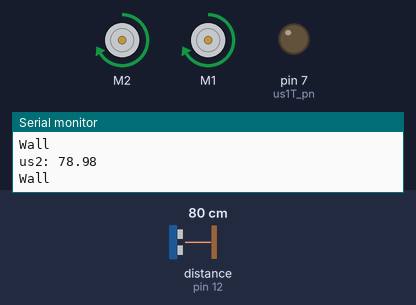
A sketch run on a simulated Arduino Uno, built with avr-gcc and run on an emulated ATmega328P. Parts: 2 × DC motor (green arrow = forward, orange = backward, longer = faster), output pins drawn as LEDs (lit = HIGH), the last lines printed to the serial monitor. Wiring (inferred from the names in the program): ultrasonic range finder: trigger pin 13; echo pin 12. The inputs (shaded band) are chosen by the test bench; at power-on: distance to the obstacle (sensor on pin 12) 80 cm. The echo pulse lasts 58.3 µs per cm; pins used as bus, display or sensor lines are not drawn.

Above: at 1.2 s.
1.3 s: distance to the obstacle (sensor on pin 12) set to 15 cm
2.8 s: distance to the obstacle (sensor on pin 12) set to 11 cm
At 3.6 s:
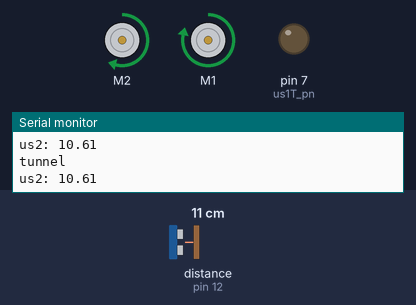
4.4 s: distance to the obstacle (sensor on pin 12) set to 2 cm
At 4.9 s:
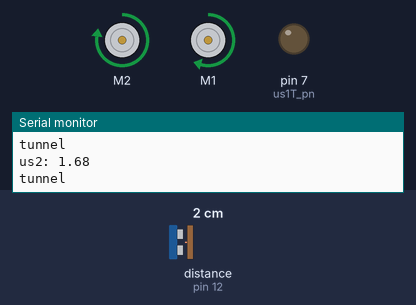
5.9 s: distance to the obstacle (sensor on pin 12) set to 4 cm
At 6.4 s:
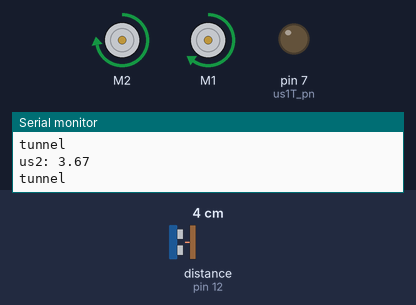
7.5 s: distance to the obstacle (sensor on pin 12) set to 9 cm
At 7.8 s:
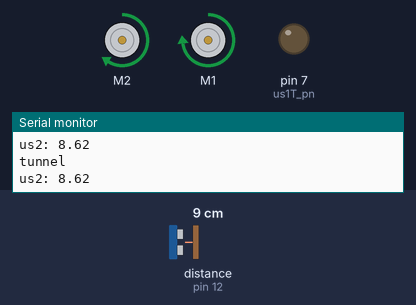
9.0 s: distance to the obstacle (sensor on pin 12) set to 18 cm
At 10.4 s:
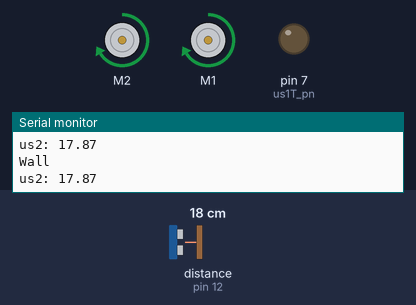
Timing chart, 0 to 12.0 s (numbered marks = the images above; inputs shaded):
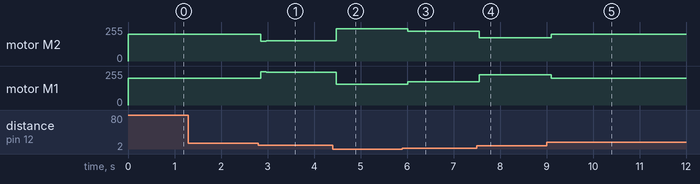

The sketch:

us_tunnel_pid.ino
```cpp
#include <Wire.h>
#include <Adafruit_MotorShield.h>
#include "utility/Adafruit_MS_PWMServoDriver.h"

//side ultrasonic sensors
const int us1E_pn = 6; // purple wire
const int us1T_pn = 7; // yellow wire
const int us2E_pn = 12; // yellow wire
const int us2T_pn = 13; // green wire
bool flag_nav;

int loop_count = 0;

// reference link: https://create.arduino.cc/projecthub/anova9347/line-follower-robot-with-pid-controller-cdedbd


/*************************************************************************
   setup the motor and create the DC motor object
 *************************************************************************/

Adafruit_MotorShield AFMS = Adafruit_MotorShield(); // Create the Adafruit_MotorShield object
Adafruit_DCMotor *Rwheel = AFMS.getMotor(1);        // RIHGT
Adafruit_DCMotor *Lwheel = AFMS.getMotor(2);        // LEFT


/*************************************************************************
   PID control system variables
 *************************************************************************/
float Kp = 10; // related to the proportional control term;
// change the value by trial-and-error (ex: 0.07).
float Ki = 0.0; // related to the integral control term;
// change the value by trial-and-error (ex: 0.0008).
float Kd = 0.0; // related to the derivative control term;
// change the value by trial-and-error (ex: 0.6).
float P;
float I;
float D;
float distance_tunnel = 6;


/*************************************************************************
   Global variables
 *************************************************************************/
float lastError = 0;
float us1_distance;
float us2_distance = 200;

/*************************************************************************
  Motor speed variables (choose between 0 - no speed, and 255 - maximum speed)
*************************************************************************/
const float maxspeedR = 250.0;
const float maxspeedL = 250.0;
const float basespeedR = 200.0;
const float basespeedL = 200.0;


void setup() {
  pinMode(us1E_pn, INPUT);
  pinMode(us1T_pn, OUTPUT);
  pinMode(us2E_pn, INPUT);
  pinMode(us2T_pn, OUTPUT);
  Serial.begin(9600);
  AFMS.begin(); //Connect to the Controller

}


/*************************************************************************
   trigger conditions
 *************************************************************************/
void loop()
{
  if (loop_count == 5) {
    loop_count = 0;
  }
  else {
    loop_count += 1;
  }
  //  us1_measure();
  //  Serial.print("us1: ");
  //  Serial.println(us1_distance);
  if (loop_count == 0)
  {
    us2_measure();
  }

  Serial.print("us2: ");
  Serial.println(us2_distance);

  if (us2_distance > 12.0) {
    Lwheel->run(FORWARD);
    Lwheel->setSpeed(200);
    Rwheel->run(FORWARD);
    Rwheel->setSpeed(200);
    Serial.println("Wall");
  }
  else {
    tunnel_PID_control(distance_tunnel);
    Serial.println("tunnel");
  }


};


/*************************************************************************
   functions
 *************************************************************************/
void us1_measure()
{
  digitalWrite(us1T_pn, LOW);
  delayMicroseconds(1);
  // Sets the trigPin HIGH (ACTIVE) for 10 microseconds
  digitalWrite(us1T_pn, HIGH);
  delayMicroseconds(10);
  digitalWrite(us1T_pn, LOW);
  // Reads the echoPin, returns the sound wave travel time in microseconds
  float us1_duration = pulseIn(us1E_pn, HIGH);
  // get distance values(*v_sound /2)
  us1_distance = us1_duration * 0.017;
}

void us2_measure()
{
  digitalWrite(us2T_pn, LOW);
  delayMicroseconds(1);
  // Sets the trigPin HIGH (ACTIVE) for 10 microseconds
  digitalWrite(us2T_pn, HIGH);
  delayMicroseconds(10);
  digitalWrite(us2T_pn, LOW);
  // Reads the echoPin, returns the sound wave travel time in microseconds
  float us2_duration = pulseIn(us2E_pn, HIGH);
  // get distance values(*v_sound /2)
  us2_distance = us2_duration * 0.017;
}


void tunnel_PID_control(float distance_ref)
{
  float error = distance_ref - us2_distance; // 5.0 is the ideal distance from the tunnel wall

  P = error;
  I = I + error;
  D = error - lastError;
  lastError = error;
  float motorspeed = P * Kp + I * Ki + D * Kd; // calculate the correction
  // needed to be applied to the speed

  //  Serial.print("error: ");
  //  Serial.println(error);
  //  Serial.print("motorspeed: ");
  //  Serial.println(motorspeed);


  float motorspeedR = basespeedR - motorspeed;
  float motorspeedL = basespeedL + motorspeed;

  if (motorspeedR > maxspeedR)
  {
    motorspeedR = maxspeedR;
  }
  if (motorspeedL > maxspeedL)
  {
    motorspeedL = maxspeedL;
  }
  if (motorspeedR < 0)
  {
    motorspeedR = 0;
  }
  if (motorspeedL < 0)
  {
    motorspeedL = 0;
  }

  flag_nav = 'F';
  Rwheel->run(FORWARD);
  Rwheel->setSpeed(motorspeedR);
  //  Serial.print("speedR: ");
  //  Serial.println(motorspeedR);

  Lwheel->run(FORWARD);
  Lwheel->setSpeed(motorspeedL);
  //  Serial.print("speedL: ");
  //  Serial.println(motorspeedL);
}
```

Measured:
- the behaviour switches between 13 and 12 cm on distance to the obstacle (sensor on pin 12) (found by bisection; images 0 and 1)
- after the input at 2.8 s, motor M2: forward 200/255 → forward 150/255 after 0.05 s, → forward 153/255 0.12 s later; motor M1: forward 200/255 → forward 249/255 after 0.05 s, → forward 246/255 0.12 s later
- after the input at 4.4 s, motor M2: forward 153/255 → forward 243/255 after 0.07 s; motor M1: forward 246/255 → forward 156/255 after 0.07 s
- after the input at 5.9 s, motor M2: forward 243/255 → forward 223/255 after 0.12 s; motor M1: forward 156/255 → forward 176/255 after 0.12 s
- after the input at 7.5 s, motor M2: forward 223/255 → forward 173/255 after 0.06 s; motor M1: forward 176/255 → forward 226/255 after 0.06 s
- after the input at 9.0 s, motor M2: forward 173/255 → forward 200/255 after 0.10 s; motor M1: forward 226/255 → forward 200/255 after 0.10 s
